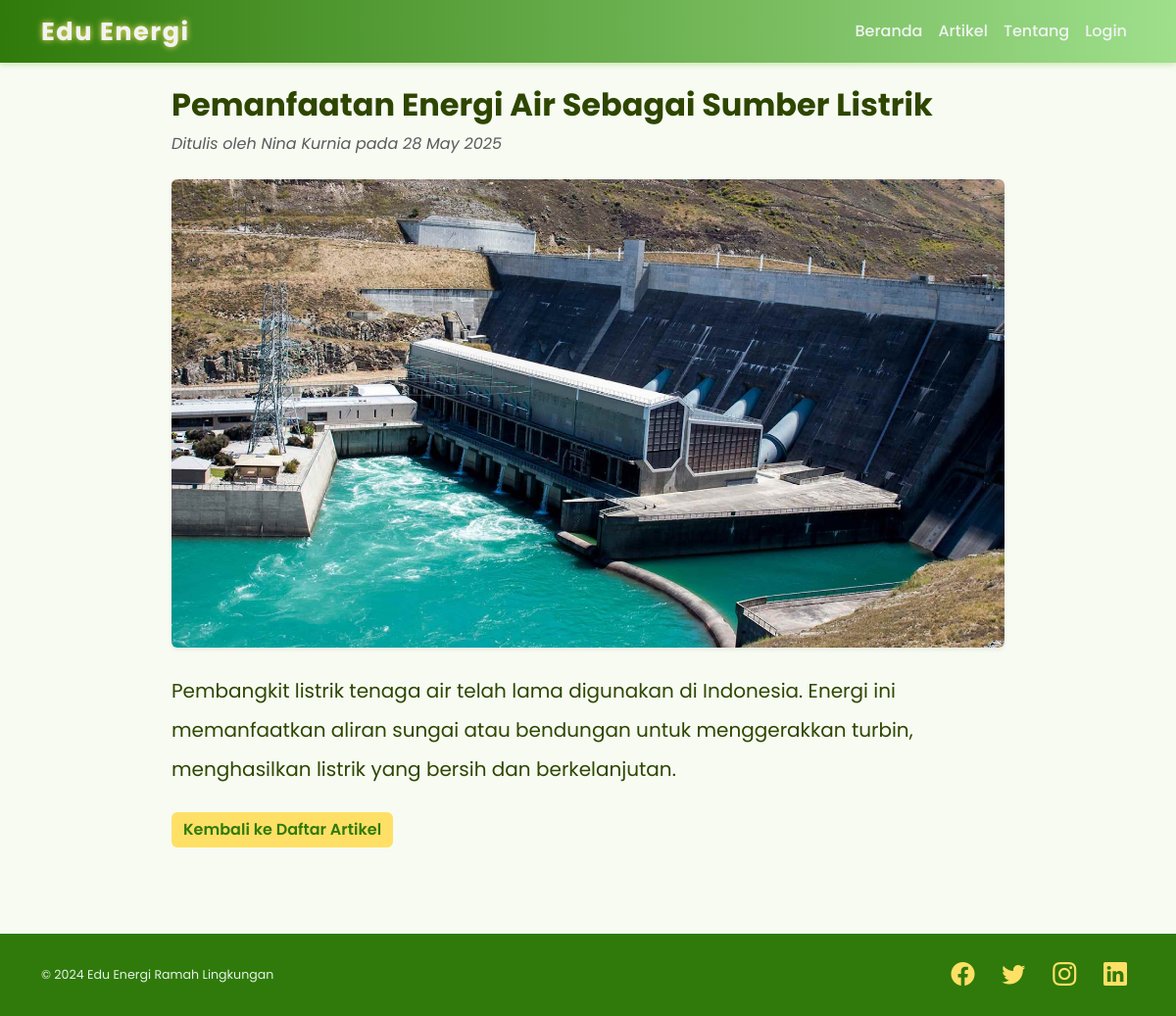
Page /article_detail.php?id=5 on the committed database.
### tables this page shows
CREATE TABLE `articles` (
  `id` int(11) NOT NULL,
  `title` varchar(255) NOT NULL,
  `author` varchar(100) NOT NULL,
  `content` text NOT NULL,
  `image` varchar(255) DEFAULT NULL,
  `created_at` datetime NOT NULL DEFAULT current_timestamp()
);

### inc/functions.php (called while the page is built, shortened)
<?php
function get_article_by_id($conn, $id) {
    $stmt = $conn->prepare("SELECT * FROM articles WHERE id = ?");
    $stmt->bind_param("i", $id);
    $stmt->execute();
    $article = $stmt->get_result()->fetch_assoc();
    return $article;
}
?>

### article_detail.php (the view, shortened to what this page needs)
<?php
include 'inc/header.php';
require_once 'inc/functions.php';
$id = intval($_GET['id']);
$article = get_article_by_id($conn, $id);
$img_src = $article['image'] ? 'uploads/' . htmlspecialchars($article['image']) : 'https://source.unsplash.com/850x350/?environment,renewable,energy,nature';
?>
<article class="mx-auto" style="max-width: 850px;">
  <h2 class="fw-bold mb-2"><?php echo htmlspecialchars($article['title']); ?></h2>
  <p class="text-muted fst-italic mb-4">Ditulis oleh <?php echo htmlspecialchars($article['author']); ?> pada <?php echo date('d M Y', strtotime($article['created_at'])); ?></p>
  <img src="<?php echo $img_src; ?>" class="img-fluid rounded mb-4 shadow-sm" alt="article image" loading="lazy" />
  <div class="lh-lg fs-5" style="white-space: pre-line;"><?php echo nl2br(htmlspecialchars($article['content'])); ?></div>
  <a href="articles.php" class="btn btn-secondary mt-4">Kembali ke Daftar Artikel</a>
</article>
<?php
include 'inc/footer.php';
?>

### inc/header.php (style rules this page uses)
:root { --green-primary: #2f7a0a; --green-light: #9fdf8c; --yellow-primary: #ffe066; --yellow-dark: #ffb703; --text-dark: #2e4600; --bg-light: #f7fbf2; --shadow-color: rgba(139, 195, 74, 0.4); }
body { font-family: 'Poppins', sans-serif; background: var(--bg-light); color: var(--text-dark); scroll-behavior: smooth; }
a.btn-secondary { background: var(--yellow-primary); border: none; color: var(--green-primary); font-weight: 600; transition: background 0.3s ease; }

### rows in the picture
articles: title "Pemanfaatan Energi Air Sebagai Sumber Listrik", author "Nina Kurnia", created_at "28 May 2025", image (picture), content "Pembangkit listrik tenaga air telah lama digunakan di Indonesia. Energi ini memanfaatkan aliran sungai atau bendungan untuk menggerakkan turbin, menghasilkan listrik yang bersih dan berkelanjutan."
